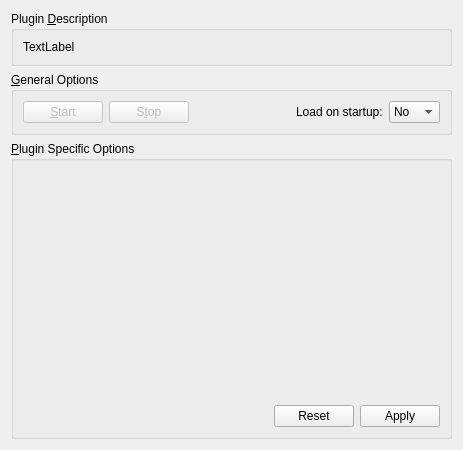
<?xml version="1.0" encoding="UTF-8"?>
<ui version="4.0">
 <class>pluginFieldsTab</class>
 <widget class="QDialog" name="pluginFieldsTab">
  <property name="geometry">
   <rect>
    <x>0</x>
    <y>0</y>
    <width>463</width>
    <height>450</height>
   </rect>
  </property>
  <property name="windowTitle">
   <string>Plugin Options</string>
  </property>
  <layout class="QVBoxLayout" name="verticalLayout">
   <item>
    <widget class="QGroupBox" name="groupBox_3">
     <property name="sizePolicy">
      <sizepolicy hsizetype="Preferred" vsizetype="Maximum">
       <horstretch>0</horstretch>
       <verstretch>0</verstretch>
      </sizepolicy>
     </property>
     <property name="title">
      <string>Plugin &amp;Description</string>
     </property>
     <layout class="QHBoxLayout" name="horizontalLayout">
      <item>
       <widget class="QLabel" name="descLabel">
        <property name="text">
         <string>TextLabel</string>
        </property>
       </widget>
      </item>
     </layout>
    </widget>
   </item>
   <item>
    <widget class="QGroupBox" name="groupBox">
     <property name="sizePolicy">
      <sizepolicy hsizetype="Preferred" vsizetype="Maximum">
       <horstretch>0</horstretch>
       <verstretch>0</verstretch>
      </sizepolicy>
     </property>
     <property name="title">
      <string>&amp;General Options</string>
     </property>
     <layout class="QHBoxLayout" name="horizontalLayout_3">
      <item>
       <layout class="QHBoxLayout" name="horizontalLayout_2">
        <item>
         <widget class="QPushButton" name="startButton">
          <property name="enabled">
           <bool>false</bool>
          </property>
          <property name="text">
           <string>&amp;Start</string>
          </property>
         </widget>
        </item>
        <item>
         <widget class="QPushButton" name="stopButton">
          <property name="enabled">
           <bool>false</bool>
          </property>
          <property name="text">
           <string>S&amp;top</string>
          </property>
         </widget>
        </item>
        <item>
         <spacer name="horizontalSpacer">
          <property name="orientation">
           <enum>Qt::Horizontal</enum>
          </property>
          <property name="sizeHint" stdset="0">
           <size>
            <width>40</width>
            <height>20</height>
           </size>
          </property>
         </spacer>
        </item>
        <item>
         <widget class="QLabel" name="label_2">
          <property name="text">
           <string>Load on startup:</string>
          </property>
         </widget>
        </item>
        <item>
         <widget class="QComboBox" name="autoloadCombo">
          <item>
           <property name="text">
            <string>No</string>
           </property>
          </item>
          <item>
           <property name="text">
            <string>Yes</string>
           </property>
          </item>
         </widget>
        </item>
       </layout>
      </item>
     </layout>
    </widget>
   </item>
   <item>
    <widget class="QGroupBox" name="fieldsBox">
     <property name="title">
      <string>&amp;Plugin Specific Options</string>
     </property>
     <layout class="QVBoxLayout" name="verticalLayout_2">
      <item>
       <widget class="QWidget" name="fieldsWidget" native="true">
        <property name="sizePolicy">
         <sizepolicy hsizetype="Preferred" vsizetype="MinimumExpanding">
          <horstretch>0</horstretch>
          <verstretch>0</verstretch>
         </sizepolicy>
        </property>
       </widget>
      </item>
      <item>
       <layout class="QHBoxLayout" name="horizontalLayout_4">
        <property name="sizeConstraint">
         <enum>QLayout::SetDefaultConstraint</enum>
        </property>
        <item>
         <spacer name="horizontalSpacer_2">
          <property name="orientation">
           <enum>Qt::Horizontal</enum>
          </property>
          <property name="sizeType">
           <enum>QSizePolicy::MinimumExpanding</enum>
          </property>
          <property name="sizeHint" stdset="0">
           <size>
            <width>40</width>
            <height>20</height>
           </size>
          </property>
         </spacer>
        </item>
        <item>
         <widget class="QDialogButtonBox" name="buttonBox">
          <property name="sizePolicy">
           <sizepolicy hsizetype="Maximum" vsizetype="Fixed">
            <horstretch>0</horstretch>
            <verstretch>0</verstretch>
           </sizepolicy>
          </property>
          <property name="standardButtons">
           <set>QDialogButtonBox::Apply|QDialogButtonBox::Reset</set>
          </property>
         </widget>
        </item>
       </layout>
      </item>
     </layout>
    </widget>
   </item>
  </layout>
 </widget>
 <resources/>
 <connections/>
</ui>
